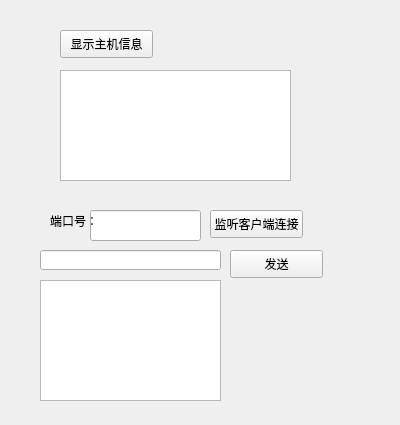
<?xml version="1.0" encoding="UTF-8"?>
<ui version="4.0">
 <class>Widget</class>
 <widget class="QWidget" name="Widget">
  <property name="geometry">
   <rect>
    <x>0</x>
    <y>0</y>
    <width>400</width>
    <height>425</height>
   </rect>
  </property>
  <property name="windowTitle">
   <string>Widget</string>
  </property>
  <widget class="QPushButton" name="pushButton">
   <property name="geometry">
    <rect>
     <x>60</x>
     <y>30</y>
     <width>93</width>
     <height>28</height>
    </rect>
   </property>
   <property name="text">
    <string>显示主机信息</string>
   </property>
  </widget>
  <widget class="QTextEdit" name="textEdit">
   <property name="geometry">
    <rect>
     <x>60</x>
     <y>70</y>
     <width>231</width>
     <height>111</height>
    </rect>
   </property>
  </widget>
  <widget class="QPushButton" name="pushButton_2">
   <property name="geometry">
    <rect>
     <x>210</x>
     <y>210</y>
     <width>93</width>
     <height>28</height>
    </rect>
   </property>
   <property name="text">
    <string>监听客户端连接</string>
   </property>
  </widget>
  <widget class="QLineEdit" name="lineEdit">
   <property name="geometry">
    <rect>
     <x>90</x>
     <y>210</y>
     <width>111</width>
     <height>31</height>
    </rect>
   </property>
  </widget>
  <widget class="QLabel" name="label">
   <property name="geometry">
    <rect>
     <x>50</x>
     <y>210</y>
     <width>61</width>
     <height>21</height>
    </rect>
   </property>
   <property name="text">
    <string>端口号：</string>
   </property>
  </widget>
  <widget class="QTextEdit" name="textEdit_2">
   <property name="geometry">
    <rect>
     <x>40</x>
     <y>280</y>
     <width>181</width>
     <height>121</height>
    </rect>
   </property>
  </widget>
  <widget class="QLineEdit" name="lineEdit_2">
   <property name="geometry">
    <rect>
     <x>40</x>
     <y>250</y>
     <width>181</width>
     <height>20</height>
    </rect>
   </property>
  </widget>
  <widget class="QPushButton" name="pushButton_3">
   <property name="geometry">
    <rect>
     <x>230</x>
     <y>250</y>
     <width>93</width>
     <height>28</height>
    </rect>
   </property>
   <property name="text">
    <string>发送</string>
   </property>
  </widget>
 </widget>
 <layoutdefault spacing="6" margin="11"/>
 <resources/>
 <connections/>
</ui>
